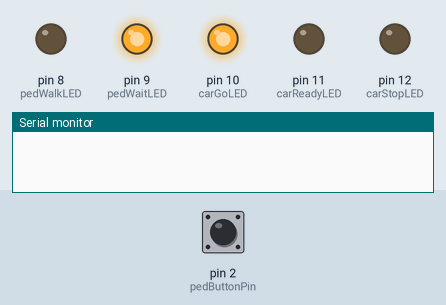
A sketch run on a simulated Arduino Uno, built with avr-gcc and run on an emulated ATmega328P. On the bench: output pins drawn as LEDs (lit = HIGH), the last lines printed to the serial monitor. The inputs (shaded band) are chosen by the test bench; at power-on: pin 2 (pedButtonPin) HIGH.

Above: at 1.2 s.
1.3 s: pin 2 (pedButtonPin) pulled LOW for 0.15 s
At 5.6 s:
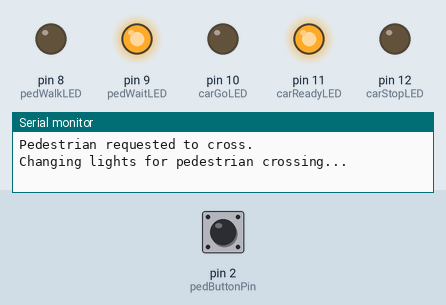
At 9.0 s:
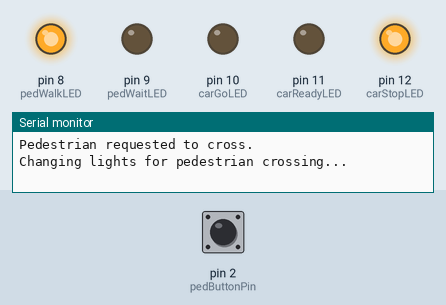
Timing chart, 0 to 18.5 s (numbered marks = the images above; inputs shaded):
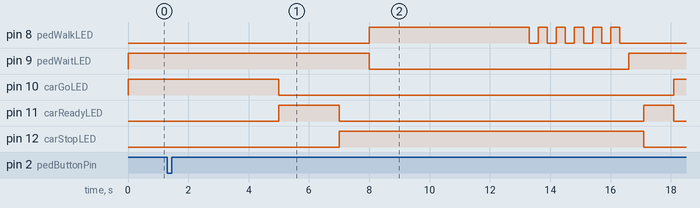

Measured:
- after the input at 1.3 s, pin 8 (pedWalkLED): LOW → HIGH after 6.7 s, then repeats every 0.60 s: LOW 0.30 s, HIGH 0.30 s, until it stays LOW from 16.3 s; pin 9 (pedWaitLED): HIGH → LOW after 6.7 s, → HIGH 8.6 s later

The sketch:

uino-Based_Smart_Traffic_and_Pedestrian_Light_Control_System.ino
```cpp
// === Pin Assignments ===
const byte carStopLED = 12;
const byte carReadyLED = 11;
const byte carGoLED = 10;

const byte pedWaitLED = 9;
const byte pedWalkLED = 8;

const byte pedButtonPin = 2;

// === Timing Settings ===
const unsigned long walkDuration = 5000;
const unsigned long debounceTime = 50;
const unsigned long minWaitTime = 5000; // minimum time between button presses

// === State Variables ===
unsigned long lastChangeTimestamp = 0;
unsigned long lastButtonPress = 0;
bool waitingToCross = false;

void setup() {
  // Car lights
  pinMode(carStopLED, OUTPUT);
  pinMode(carReadyLED, OUTPUT);
  pinMode(carGoLED, OUTPUT);

  // Pedestrian lights
  pinMode(pedWaitLED, OUTPUT);
  pinMode(pedWalkLED, OUTPUT);

  // Button input
  pinMode(pedButtonPin, INPUT_PULLUP); // Use internal pull-up resistor

  // Initial state: cars go, pedestrians stop
  activateCarGo();
  activatePedWait();

  Serial.begin(9600);
}

void loop() {
  handleButtonPress();

  // Check if pedestrian request has been made and allowed by timer
  if (waitingToCross && (millis() - lastChangeTimestamp > minWaitTime)) {
    Serial.println("Changing lights for pedestrian crossing...");
    executeCrossingSequence();
    waitingToCross = false;
  }
}

// === Handle Button with Debounce ===
void handleButtonPress() {
  static bool lastButtonState = HIGH;
  static unsigned long lastDebounce = 0;

  bool currentButton = digitalRead(pedButtonPin);

  if (currentButton != lastButtonState) {
    lastDebounce = millis();
    lastButtonState = currentButton;
  }

  if ((millis() - lastDebounce) > debounceTime && currentButton == LOW) {
    if (!waitingToCross) {
      waitingToCross = true;
      Serial.println("Pedestrian requested to cross.");
    }
  }
}

// === Crossing Sequence Function ===
void executeCrossingSequence() {
  deactivateCarGo();
  activateCarReady();
  delay(2000);

  deactivateCarReady();
  activateCarStop();
  delay(1000); // Safety wait before pedestrians cross

  deactivatePedWait();
  activatePedWalk();
  delay(walkDuration);

  flashPedWalk(6); // Flashing countdown for pedestrians

  activatePedWait();
  delay(500);

  activateCarReady();
  deactivateCarStop();
  delay(1000);

  activateCarGo();
  deactivateCarReady();

  lastChangeTimestamp = millis();
}

// === Helper Functions ===
void activateCarGo() {
  digitalWrite(carGoLED, HIGH);
}

void deactivateCarGo() {
  digitalWrite(carGoLED, LOW);
}

void activateCarReady() {
  digitalWrite(carReadyLED, HIGH);
}

void deactivateCarReady() {
  digitalWrite(carReadyLED, LOW);
}

void activateCarStop() {
  digitalWrite(carStopLED, HIGH);
}

void deactivateCarStop() {
  digitalWrite(carStopLED, LOW);
}

void activatePedWait() {
  digitalWrite(pedWaitLED, HIGH);
}

void deactivatePedWait() {
  digitalWrite(pedWaitLED, LOW);
}

void activatePedWalk() {
  digitalWrite(pedWalkLED, HIGH);
}

void deactivatePedWalk() {
  digitalWrite(pedWalkLED, LOW);
}

void flashPedWalk(int times) {
  for (int i = 0; i < times; i++) {
    digitalWrite(pedWalkLED, HIGH);
    delay(300);
    digitalWrite(pedWalkLED, LOW);
    delay(300);
  }
}
```
